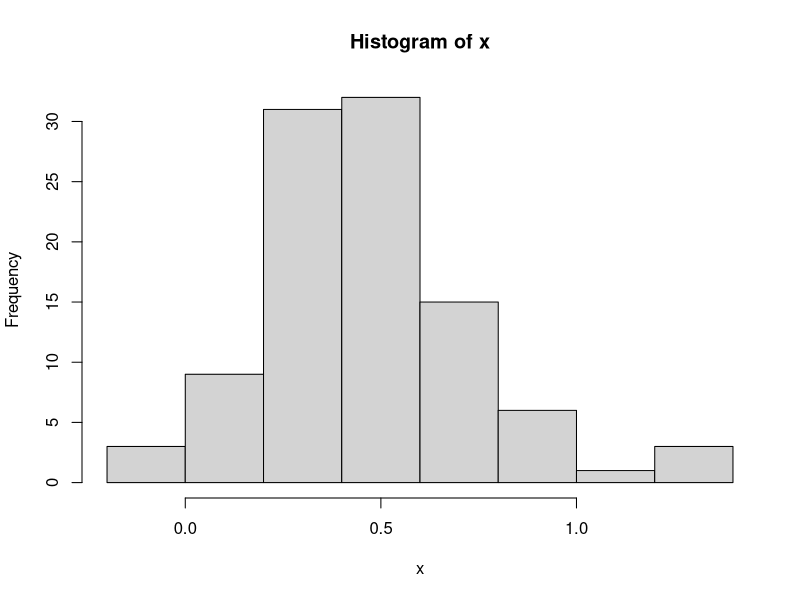
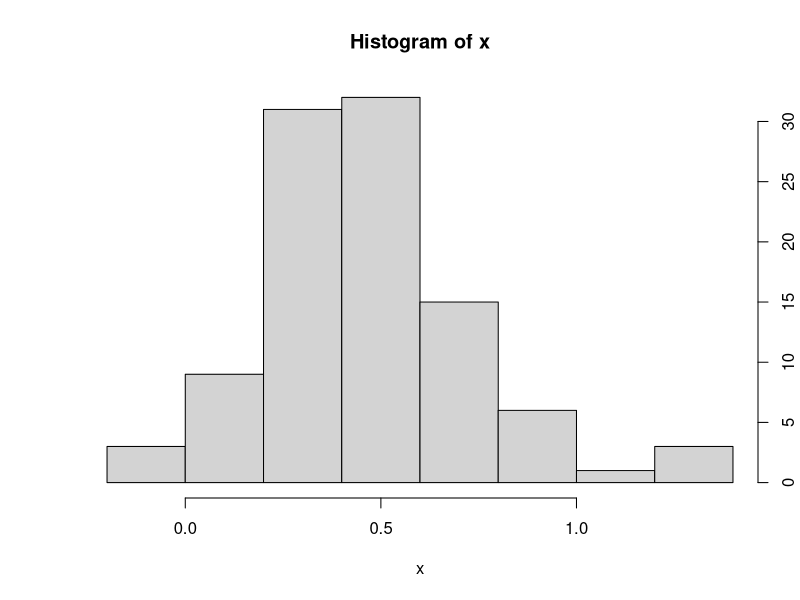

Generate these figures, in order, with R:
# Exercise 1.1
exp(0-1/2)
exp(0+1/2)

x<-rnorm(1000)
y<-exp(x)

mean(y)

# Exercise 1.2
A<-1
B<-3
C<-1
options(digits=1)
my.vector<-c((-B+sqrt(B^2-4*A*C))/(2*A), (-B-sqrt(B^2-4*A*C))/(2*A))
my.vector

options(digits=6)
c(-0.4,-2.6)/my.vector-1

# Exercise 1.3
x <- rnorm(100, mean=.5, sd=.3)

mean(x)
sd(x)

hist(x)
hist(x,axes=FALSE,ylab="")
axis(1)
axis(4)
